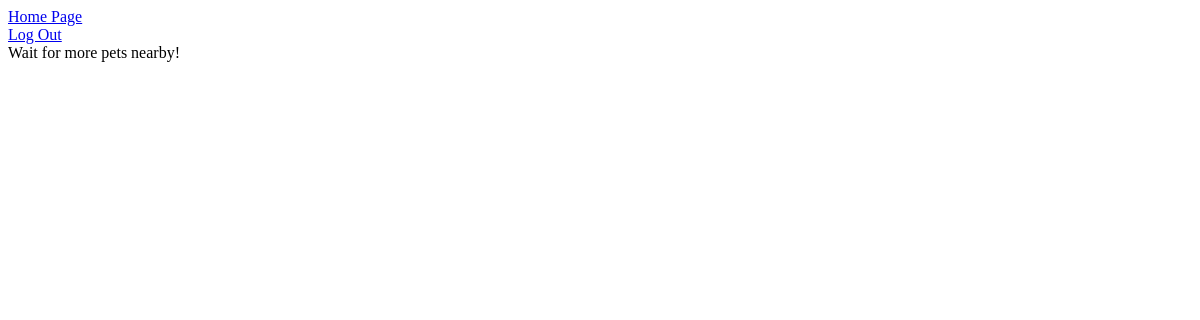
Before: /swipe/ (signed in) with the older database file.
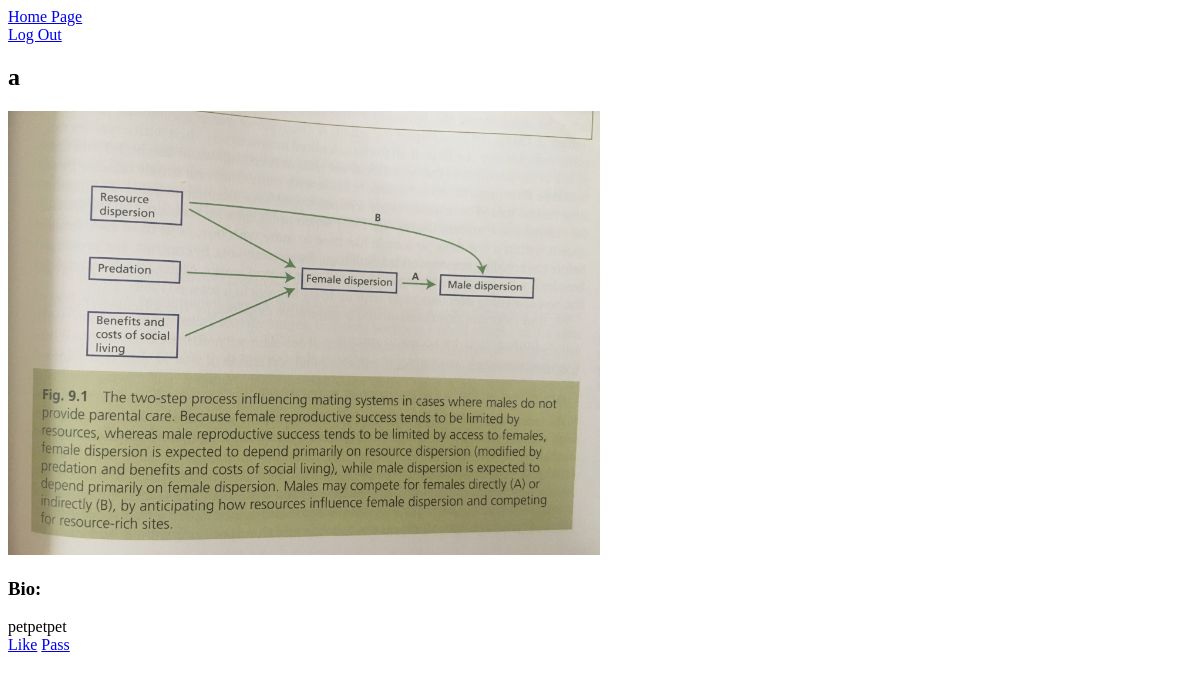
After: the same page with the newer database file.
### petlist/models.py (models this page shows, shortened)
class Pets(models.Model):
    user=models.ForeignKey(User)
    pet_name=models.CharField(max_length=30)
    pet_photo=models.ImageField(upload_to='photos')
    pet_bio=models.TextField()

### swipe/views.py (the view)
# urls.py: url(r'^swipe/$',views.index,name='index'),
@login_required
def index(request):
    try:
        petTinder=(Pets.objects
                   .exclude(user=request.user)
                   .order_by('?')[0])
    except IndexError:
        petTinder=None
    context=dict(petTinder=petTinder)
    return render(request,'index.html',context)

### swipe/templates/index.html (shortened to what this page needs)
<!DOCTYPE html>
<html>
<head>
  {% load static %}
  <link rel="stylesheet" type="text/css" href="{% static "stylesheet.css" %}">
</head>
<body>
  <div class="page-header">
      <a href="{% url "homepage" %}">Home Page</a><br>
      <a href="{% url "logoutuser" %}">Log Out</a><br>
  </div>
  <div class="petTinder">
      {% if petTinder %}
      <div class="name">
        <h2>{{petTinder.pet_name}}</h2>
      </div>
      <img class="profpic" src= "{{petTinder.pet_photo.url}}" alt="No Pet Photo Available">
      <div class="bio">
        <h3>Bio:<br></h3>
        <p>
        {{petTinder.pet_bio}}<br>
        <a href="{% url "like" user_id=petTinder.id %}">Like</a>
        <a href="{% url "nah" user_id=petTinder.id %}">Pass</a>
        </p>
      </div>
      {% else %}
        Wait for more pets nearby!
      {% endif %}
  </div>
</body>
</html>

### static/stylesheet.css (style rules this page uses)
.profpic { height: 50%; width: 50%; }

Changed rows visible on the page:
added Pets: pet_name "a", pet_photo (picture), pet_bio "petpetpet"
Other visible differences:
text no longer shown: "Wait for more pets nearby!"
text now shown: "Bio: Like Pass"
